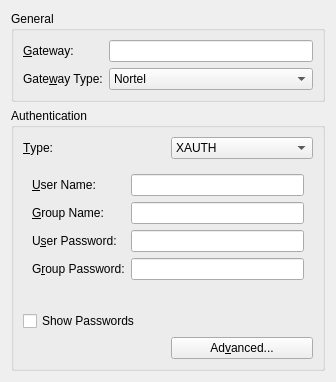
<?xml version="1.0" encoding="UTF-8"?>
<ui version="4.0">
 <class>NovellVpnWidget</class>
 <widget class="QWidget" name="NovellVpnWidget">
  <property name="geometry">
   <rect>
    <x>0</x>
    <y>0</y>
    <width>336</width>
    <height>382</height>
   </rect>
  </property>
  <property name="windowTitle">
   <string>Novell VPN</string>
  </property>
  <layout class="QVBoxLayout" name="verticalLayout">
   <item>
    <widget class="QGroupBox" name="groupBox">
     <property name="title">
      <string>General</string>
     </property>
     <layout class="QFormLayout" name="formLayout_2">
      <item row="0" column="0">
       <widget class="QLabel" name="label">
        <property name="text">
         <string>&amp;Gateway:</string>
        </property>
        <property name="buddy">
         <cstring>leGateway</cstring>
        </property>
       </widget>
      </item>
      <item row="0" column="1">
       <widget class="KLineEdit" name="leGateway"/>
      </item>
      <item row="1" column="0">
       <widget class="QLabel" name="label_2">
        <property name="text">
         <string>Gate&amp;way Type:</string>
        </property>
        <property name="buddy">
         <cstring>cmbGwType</cstring>
        </property>
       </widget>
      </item>
      <item row="1" column="1">
       <widget class="QComboBox" name="cmbGwType">
        <item>
         <property name="text">
          <string>Nortel</string>
         </property>
        </item>
        <item>
         <property name="text">
          <string>Standard Gateway</string>
         </property>
        </item>
       </widget>
      </item>
     </layout>
    </widget>
   </item>
   <item>
    <widget class="QGroupBox" name="groupBox_2">
     <property name="title">
      <string>Authentication</string>
     </property>
     <layout class="QGridLayout" name="gridLayout">
      <item row="0" column="0">
       <widget class="QLabel" name="label_4">
        <property name="text">
         <string>&amp;Type:</string>
        </property>
        <property name="buddy">
         <cstring>cmbAuthType</cstring>
        </property>
       </widget>
      </item>
      <item row="0" column="1">
       <widget class="QComboBox" name="cmbAuthType">
        <item>
         <property name="text">
          <string>XAUTH</string>
         </property>
        </item>
        <item>
         <property name="text">
          <string>X.509</string>
         </property>
        </item>
       </widget>
      </item>
      <item row="1" column="0" colspan="2">
       <widget class="QStackedWidget" name="authTypeStack">
        <property name="currentIndex">
         <number>0</number>
        </property>
        <widget class="QWidget" name="page">
         <layout class="QFormLayout" name="formLayout">
          <item row="0" column="0">
           <widget class="QLabel" name="label_3">
            <property name="text">
             <string>&amp;User Name:</string>
            </property>
            <property name="buddy">
             <cstring>leUserName</cstring>
            </property>
           </widget>
          </item>
          <item row="0" column="1">
           <widget class="KLineEdit" name="leUserName"/>
          </item>
          <item row="1" column="0">
           <widget class="QLabel" name="label_5">
            <property name="text">
             <string>&amp;Group Name:</string>
            </property>
            <property name="buddy">
             <cstring>leGroupName</cstring>
            </property>
           </widget>
          </item>
          <item row="1" column="1">
           <widget class="KLineEdit" name="leGroupName"/>
          </item>
          <item row="2" column="0">
           <widget class="QLabel" name="label_6">
            <property name="text">
             <string>U&amp;ser Password:</string>
            </property>
            <property name="buddy">
             <cstring>leUserPass</cstring>
            </property>
           </widget>
          </item>
          <item row="2" column="1">
           <widget class="KLineEdit" name="leUserPass">
            <property name="passwordMode">
             <bool>true</bool>
            </property>
           </widget>
          </item>
          <item row="3" column="0">
           <widget class="QLabel" name="label_7">
            <property name="text">
             <string>G&amp;roup Password:</string>
            </property>
            <property name="buddy">
             <cstring>leGroupPass</cstring>
            </property>
           </widget>
          </item>
          <item row="3" column="1">
           <widget class="KLineEdit" name="leGroupPass">
            <property name="passwordMode">
             <bool>true</bool>
            </property>
           </widget>
          </item>
         </layout>
        </widget>
        <widget class="QWidget" name="page_2">
         <layout class="QFormLayout" name="formLayout_3">
          <item row="0" column="0">
           <widget class="QLabel" name="label_13">
            <property name="text">
             <string>Certificate &amp;file:</string>
            </property>
            <property name="buddy">
             <cstring>x509Cert</cstring>
            </property>
           </widget>
          </item>
          <item row="0" column="1">
           <widget class="KUrlRequester" name="x509Cert"/>
          </item>
          <item row="1" column="0">
           <widget class="QLabel" name="label_14">
            <property name="text">
             <string>Certificate &amp;password:</string>
            </property>
            <property name="buddy">
             <cstring>x509CertPass</cstring>
            </property>
           </widget>
          </item>
          <item row="1" column="1">
           <widget class="KLineEdit" name="x509CertPass">
            <property name="passwordMode">
             <bool>true</bool>
            </property>
           </widget>
          </item>
         </layout>
        </widget>
       </widget>
      </item>
      <item row="2" column="0">
       <widget class="QCheckBox" name="cbShowPasswords">
        <property name="text">
         <string>Show Passwords</string>
        </property>
       </widget>
      </item>
      <item row="3" column="1">
       <widget class="KPushButton" name="btnAdvanced">
        <property name="text">
         <string>Ad&amp;vanced...</string>
        </property>
       </widget>
      </item>
     </layout>
    </widget>
   </item>
  </layout>
 </widget>
 <customwidgets>
  <customwidget>
   <class>KUrlRequester</class>
   <extends>QFrame</extends>
   <header>kurlrequester.h</header>
  </customwidget>
  <customwidget>
   <class>KPushButton</class>
   <extends>QPushButton</extends>
   <header>kpushbutton.h</header>
  </customwidget>
  <customwidget>
   <class>KLineEdit</class>
   <extends>QLineEdit</extends>
   <header>klineedit.h</header>
  </customwidget>
 </customwidgets>
 <resources/>
 <connections>
  <connection>
   <sender>cmbAuthType</sender>
   <signal>currentIndexChanged(int)</signal>
   <receiver>authTypeStack</receiver>
   <slot>setCurrentIndex(int)</slot>
   <hints>
    <hint type="sourcelabel">
     <x>187</x>
     <y>150</y>
    </hint>
    <hint type="destinationlabel">
     <x>45</x>
     <y>183</y>
    </hint>
   </hints>
  </connection>
 </connections>
</ui>
